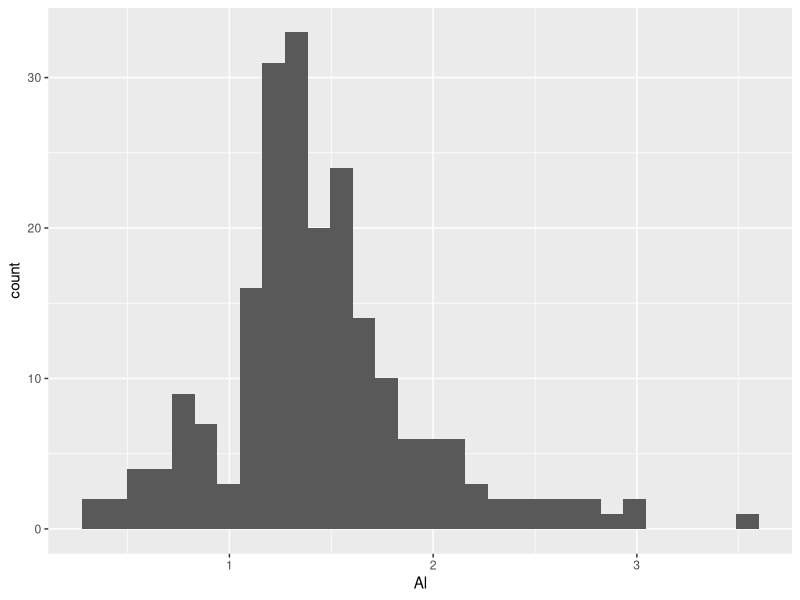
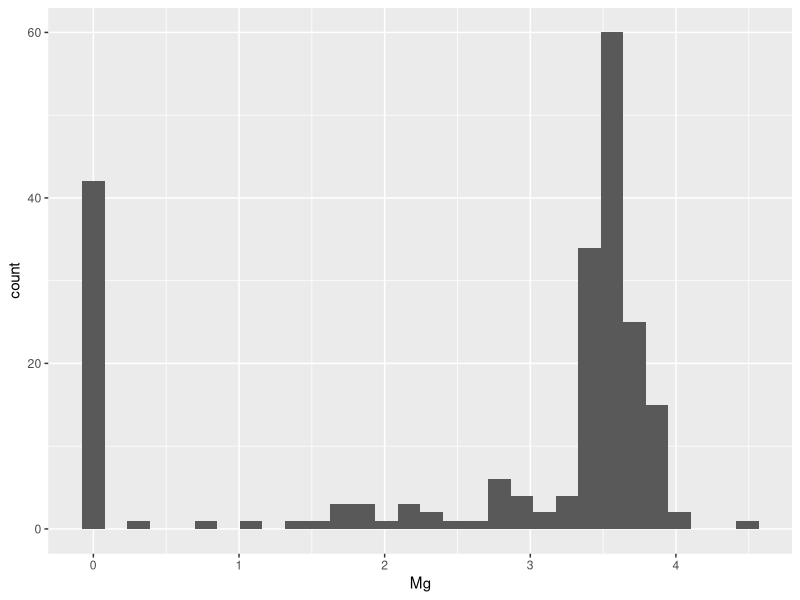
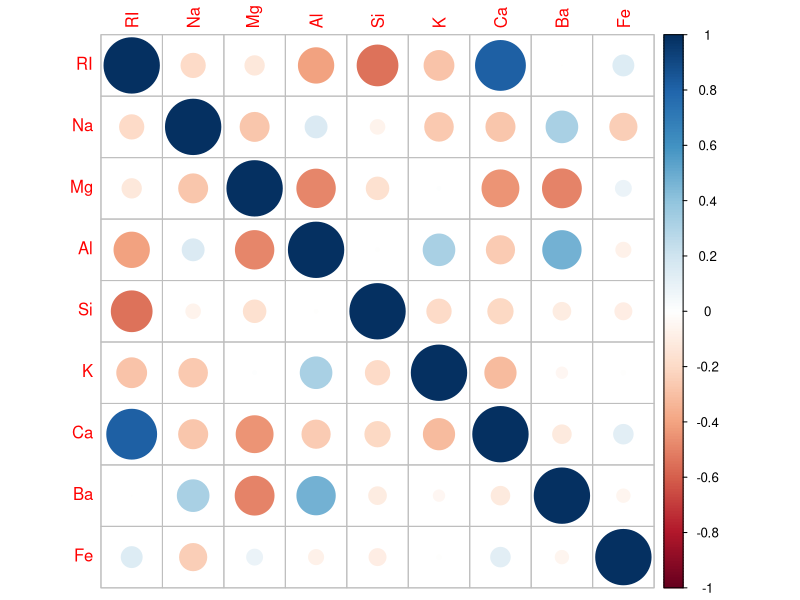
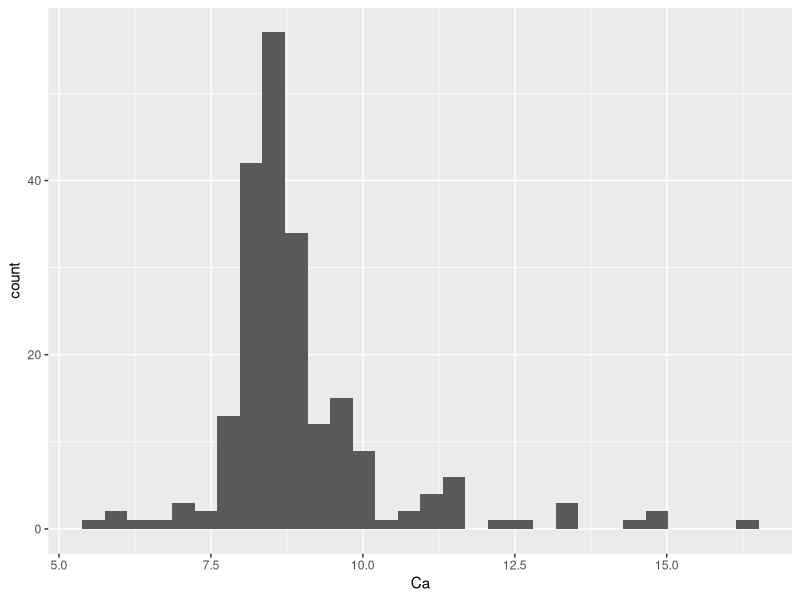
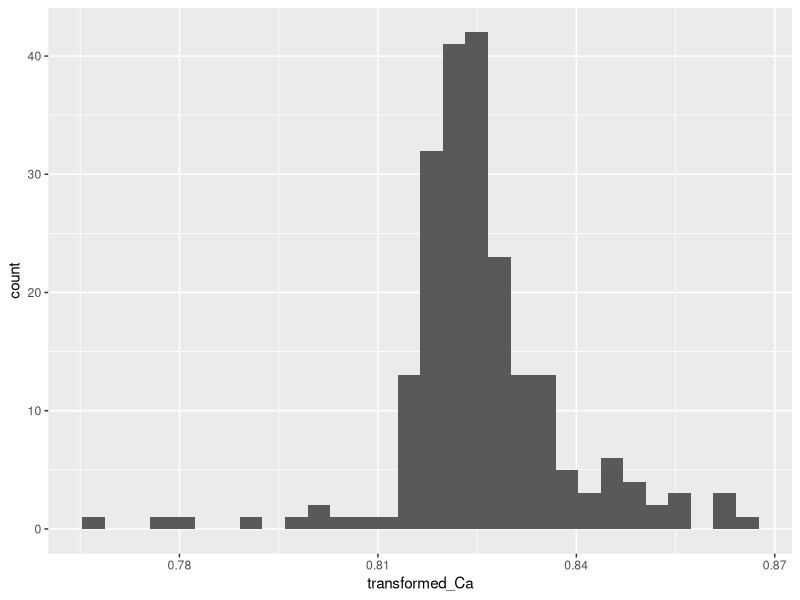
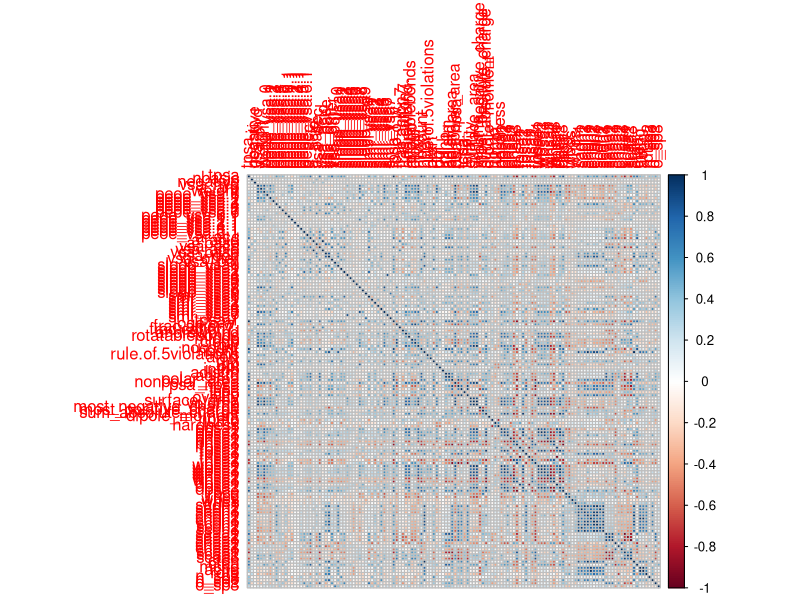
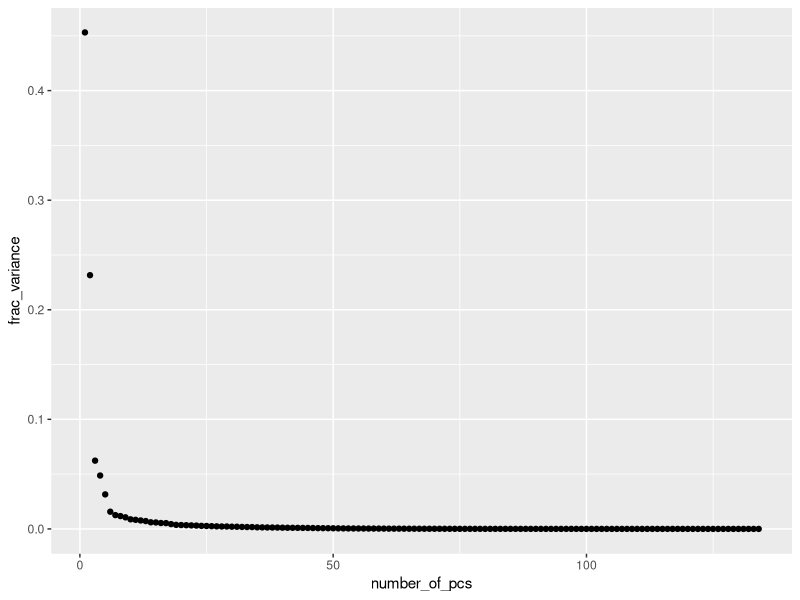

Here is the R script that generated these plots, in order:
## ---- chunk 1
knitr::opts_chunk$set(echo = TRUE)
## ---- chunk 2
library(ggplot2)
library(caret)
library(mlbench)
library(corrplot)
## ---- chunk 3
RMSE <- function(y, y_hat){
  sq_er <- (y - y_hat)^2
  mean_sq_er <- mean(sq_er)
  rmse <- sqrt(mean_sq_er)
  return(rmse)
}
## ---- chunk 4
data(Glass)
## ---- chunk 5
ggplot(data = Glass) + geom_histogram(mapping = aes(x = Al))
ggplot(data = Glass) + geom_histogram(mapping = aes(x = Mg))
## ---- chunk 6
correlation_matrix <- cor(subset(Glass, select = -c(Type)))
corrplot(correlation_matrix)
## ---- chunk 7
skewness_list <- apply(Glass[,1:9], 2, BoxCoxTrans)
for (col in colnames(Glass)[1:9]){
  print(paste(col, skewness_list[[col]]$skewness))
}
## ---- chunk 8
ggplot(data = Glass) + geom_histogram(mapping = aes(x = Ca))
Glass['transformed_Ca'] <- predict(skewness_list$Ca, Glass$Ca)
ggplot(data = Glass) + geom_histogram(mapping = aes(x = transformed_Ca))
## ---- chunk 9
data("Soybean")
P <- ncol(Soybean)
n <- nrow(Soybean)
degenerate <- function(dist){
  frac_unique <- length(dist) / sum(dist)
  ratio <- sort(dist, decreasing = TRUE)[1] / sort(dist, decreasing = TRUE)[2]
  if ((frac_unique < .1) & (ratio > 20)){
    return(TRUE)
  } else {
    return(FALSE)
  }
}

var_tables <- apply(Soybean, 2, table)
degenerate_features <- sapply(var_tables, degenerate)

Soybean <- Soybean[ ,!degenerate_features]
P <- ncol(Soybean)
## ---- chunk 10
percent_missing <- function(x){
  p_m <- sum(is.na(x)) / length(x)
  return(p_m)
}
## ---- chunk 11
apply(Soybean, 2, percent_missing)
## ---- chunk 12
data(BloodBrain)
## ---- chunk 13
bbb_var_tables <- apply(bbbDescr, 2, table)
degenerate_vec <- sapply(bbb_var_tables, degenerate)
sum(degenerate_vec)
var_vec <- apply(bbbDescr, 2, var)
head(sort(var_vec), 10)
## ---- chunk 14
cor_mat <- cor(bbbDescr)
corrplot(cor_mat)
## ---- chunk 15
pc <- prcomp(bbbDescr)
scaled_stdev <- as.data.frame(cbind(pc$sdev / sum(pc$sdev), 1:length(pc$sdev)))
colnames(scaled_stdev) <- c('frac_variance', 'number_of_pcs')
ggplot(data=scaled_stdev) + geom_point(mapping=aes(x=number_of_pcs, y=frac_variance))
